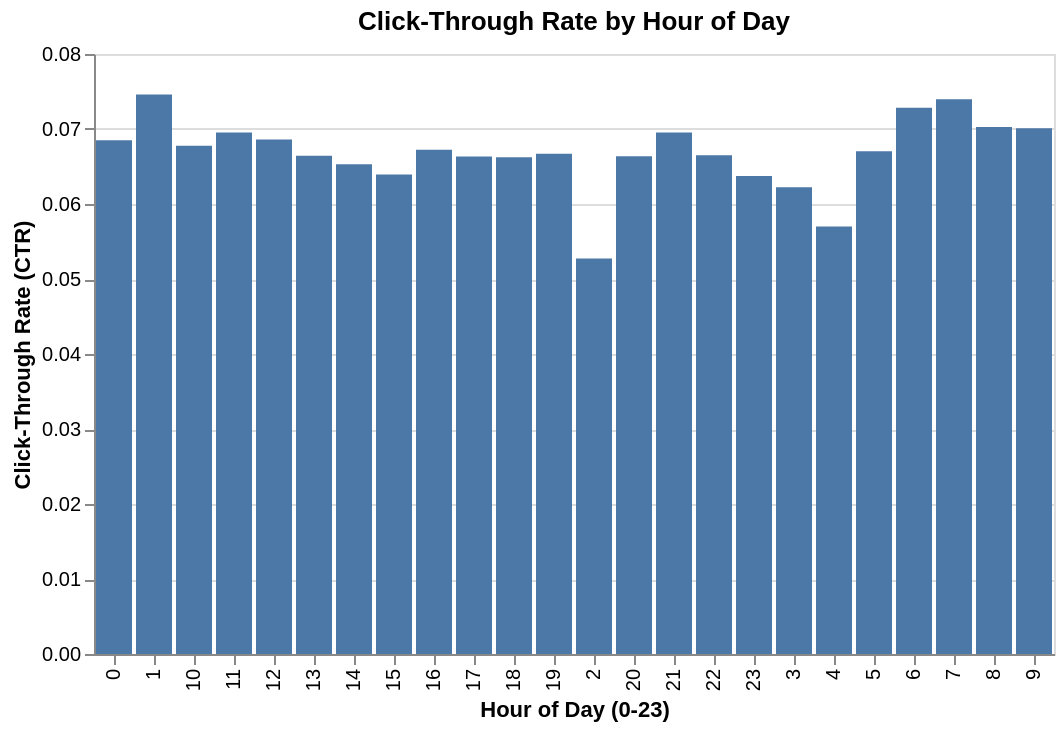
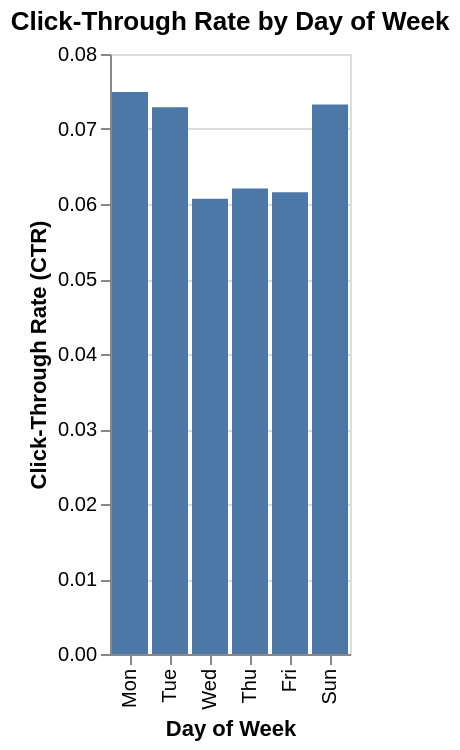
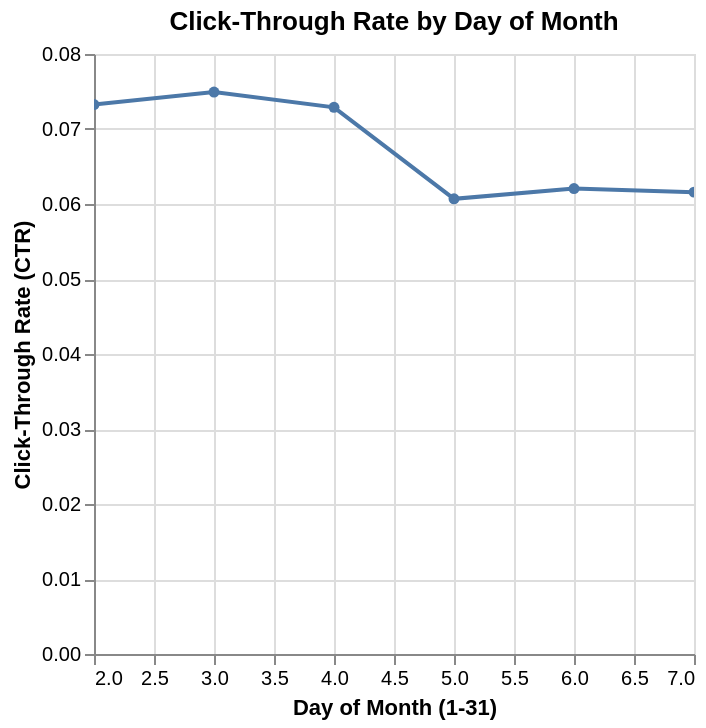

Notebook code cell kept with these figures, in order:
### Code cell
import pandas as pd
import altair as alt

# Ensure 'DateTime' is in datetime format and required columns are present
df['DateTime'] = pd.to_datetime(df['DateTime'])
df['hour_of_day'] = df['DateTime'].dt.hour
df['day_of_week'] = df['DateTime'].dt.dayofweek # Ensure day_of_week is created
df['day_of_month'] = df['DateTime'].dt.day


# 1. Calculate CTR by Hour
ctr_by_hour = df.groupby('hour_of_day')['is_click'].mean().reset_index()
ctr_by_hour.columns = ['hour_of_day', 'CTR']
ctr_by_hour['hour_of_day'] = ctr_by_hour['hour_of_day'].astype(str)

# 2. Calculate CTR by Day of Week
ctr_by_day_of_week = df.groupby('day_of_week')['is_click'].mean().reset_index()
ctr_by_day_of_week.columns = ['day_of_week', 'CTR']
day_mapping = {0: 'Mon', 1: 'Tue', 2: 'Wed', 3: 'Thu', 4: 'Fri', 5: 'Sat', 6: 'Sun'}
ctr_by_day_of_week['day_name'] = ctr_by_day_of_week['day_of_week'].map(day_mapping)
# Define order for plotting
day_order = ['Mon', 'Tue', 'Wed', 'Thu', 'Fri', 'Sat', 'Sun']

# 3. Calculate CTR by Day of Month
ctr_by_day_of_month = df.groupby('day_of_month')['is_click'].mean().reset_index()
ctr_by_day_of_month.columns = ['day_of_month', 'CTR']

# --- Visualization: CTR by Hour ---
chart_hour = alt.Chart(ctr_by_hour).mark_bar().encode(
    x=alt.X('hour_of_day', title='Hour of Day (0-23)'),
    y=alt.Y('CTR', title='Click-Through Rate (CTR)'),
    tooltip=['hour_of_day', alt.Tooltip('CTR', format='.4f')]
).properties(
    title='Click-Through Rate by Hour of Day'
).interactive()

chart_hour.show()

# --- Visualization: CTR by Day of Week ---
chart_day_of_week = alt.Chart(ctr_by_day_of_week).mark_bar().encode(
    x=alt.X('day_name', sort=day_order, title='Day of Week'),
    y=alt.Y('CTR', title='Click-Through Rate (CTR)'),
    tooltip=['day_name', alt.Tooltip('CTR', format='.4f')]
).properties(
    title='Click-Through Rate by Day of Week'
).interactive()

chart_day_of_week.show()

# --- Visualization: CTR by Day of Month ---
chart_day_of_month = alt.Chart(ctr_by_day_of_month).mark_line(point=True).encode(
    x=alt.X('day_of_month', title='Day of Month (1-31)'),
    y=alt.Y('CTR', title='Click-Through Rate (CTR)'),
    tooltip=['day_of_month', alt.Tooltip('CTR', format='.4f')]
).properties(
    title='Click-Through Rate by Day of Month'
).interactive()

chart_day_of_month.show()

# Display the aggregated data for hour, focusing on lunch hours (11-14)
print("CTR by Hour (Focus on lunch hours 11-14):")
print(ctr_by_hour[ctr_by_hour['hour_of_day'].isin(['11', '12', '13', '14'])])

# Display the aggregated data for day of week
print("\nCTR by Day of Week:")
print(ctr_by_day_of_week[['day_name', 'CTR']])

# Display the aggregated data for day of month (Focus on end of month 28-31)
print("\nCTR by Day of Month (Focus on end of month 20-31):")
print(ctr_by_day_of_month[ctr_by_day_of_month['day_of_month'] >= 20])

### Figure 1 — Vega-Lite specification as saved in the notebook (floating-point values rounded to 4 significant figures)
{"config": {"view": {"continuousWidth": 300, "continuousHeight": 300}}, "data": {"name": "data-d9fa8701c4eec63c476c4831f0a908ab"}, "mark": {"type": "bar"}, "encoding": {"tooltip": [{"field": "hour_of_day", "type": "nominal"}, {"field": "CTR", "format": ".4f", "type": "quantitative"}], "x": {"field": "hour_of_day", "title": "Hour of Day (0-23)", "type": "nominal"}, "y": {"field": "CTR", "title": "Click-Through Rate (CTR)", "type": "quantitative"}}, "params": [{"name": "param_11", "select": {"type": "interval", "encodings": ["x", "y"]}, "bind": "scales"}], "title": "Click-Through Rate by Hour of Day", "$schema": "https://vega.github.io/schema/vega-lite/v5.20.1.json", "datasets": {"data-d9fa8701c4eec63c476c4831f0a908ab": [{"hour_of_day": "0", "CTR": 0.06849}, {"hour_of_day": "1", "CTR": 0.07461}, {"hour_of_day": "2", "CTR": 0.05273}, {"hour_of_day": "3", "CTR": 0.06224}, {"hour_of_day": "4", "CTR": 0.05701}, {"hour_of_day": "5", "CTR": 0.06703}, {"hour_of_day": "6", "CTR": 0.07282}, {"hour_of_day": "7", "CTR": 0.07398}, {"hour_of_day": "8", "CTR": 0.07027}, {"hour_of_day": "9", "CTR": 0.0701}, {"hour_of_day": "10", "CTR": 0.06778}, {"hour_of_day": "11", "CTR": 0.06954}, {"hour_of_day": "12", "CTR": 0.06859}, {"hour_of_day": "13", "CTR": 0.06642}, {"hour_of_day": "14", "CTR": 0.0653}, {"hour_of_day": "15", "CTR": 0.06393}, {"hour_of_day": "16", "CTR": 0.06722}, {"hour_of_day": "17", "CTR": 0.06635}, {"hour_of_day": "18", "CTR": 0.06623}, {"hour_of_day": "19", "CTR": 0.06669}, {"hour_of_day": "20", "CTR": 0.06635}, {"hour_of_day": "21", "CTR": 0.06953}, {"hour_of_day": "22", "CTR": 0.06651}, {"hour_of_day": "23", "CTR": 0.06374}]}}

### Figure 2 — Vega-Lite specification as saved in the notebook (floating-point values rounded to 4 significant figures)
{"config": {"view": {"continuousWidth": 300, "continuousHeight": 300}}, "data": {"name": "data-afa79039dd21d2453474162f27e39664"}, "mark": {"type": "bar"}, "encoding": {"tooltip": [{"field": "day_name", "type": "nominal"}, {"field": "CTR", "format": ".4f", "type": "quantitative"}], "x": {"field": "day_name", "sort": ["Mon", "Tue", "Wed", "Thu", "Fri", "Sat", "Sun"], "title": "Day of Week", "type": "nominal"}, "y": {"field": "CTR", "title": "Click-Through Rate (CTR)", "type": "quantitative"}}, "params": [{"name": "param_12", "select": {"type": "interval", "encodings": ["x", "y"]}, "bind": "scales"}], "title": "Click-Through Rate by Day of Week", "$schema": "https://vega.github.io/schema/vega-lite/v5.20.1.json", "datasets": {"data-afa79039dd21d2453474162f27e39664": [{"day_of_week": 0, "CTR": 0.07493, "day_name": "Mon"}, {"day_of_week": 1, "CTR": 0.07289, "day_name": "Tue"}, {"day_of_week": 2, "CTR": 0.06069, "day_name": "Wed"}, {"day_of_week": 3, "CTR": 0.06206, "day_name": "Thu"}, {"day_of_week": 4, "CTR": 0.06158, "day_name": "Fri"}, {"day_of_week": 6, "CTR": 0.07326, "day_name": "Sun"}]}}

### Figure 3 — Vega-Lite specification as saved in the notebook (floating-point values rounded to 4 significant figures)
{"config": {"view": {"continuousWidth": 300, "continuousHeight": 300}}, "data": {"name": "data-333dc1423d3b990d55afe051ab3de098"}, "mark": {"type": "line", "point": true}, "encoding": {"tooltip": [{"field": "day_of_month", "type": "quantitative"}, {"field": "CTR", "format": ".4f", "type": "quantitative"}], "x": {"field": "day_of_month", "title": "Day of Month (1-31)", "type": "quantitative"}, "y": {"field": "CTR", "title": "Click-Through Rate (CTR)", "type": "quantitative"}}, "params": [{"name": "param_13", "select": {"type": "interval", "encodings": ["x", "y"]}, "bind": "scales"}], "title": "Click-Through Rate by Day of Month", "$schema": "https://vega.github.io/schema/vega-lite/v5.20.1.json", "datasets": {"data-333dc1423d3b990d55afe051ab3de098": [{"day_of_month": 2, "CTR": 0.07326}, {"day_of_month": 3, "CTR": 0.07493}, {"day_of_month": 4, "CTR": 0.07289}, {"day_of_month": 5, "CTR": 0.06069}, {"day_of_month": 6, "CTR": 0.06206}, {"day_of_month": 7, "CTR": 0.06158}]}}
